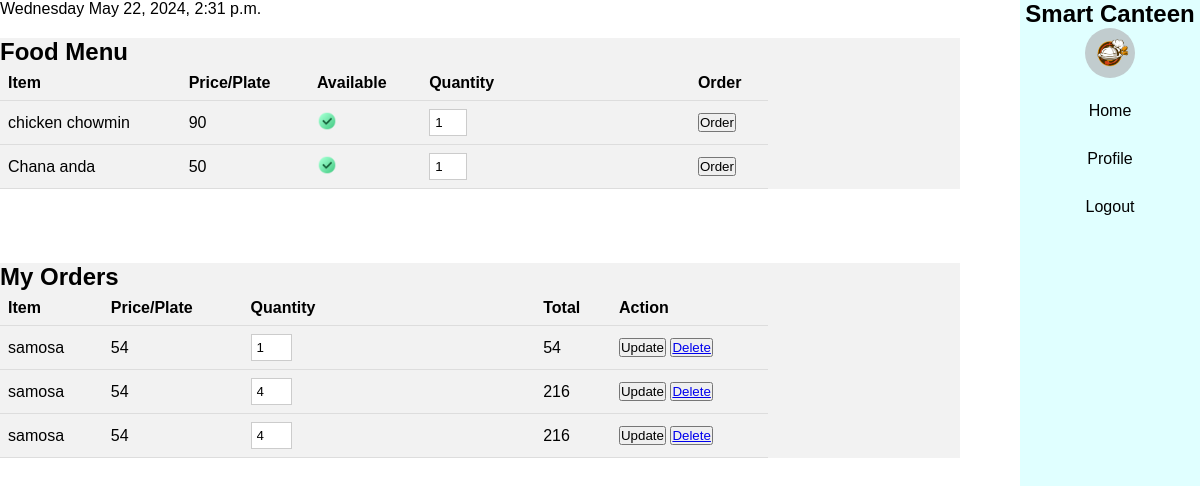
The app's page / (signed in), older data.
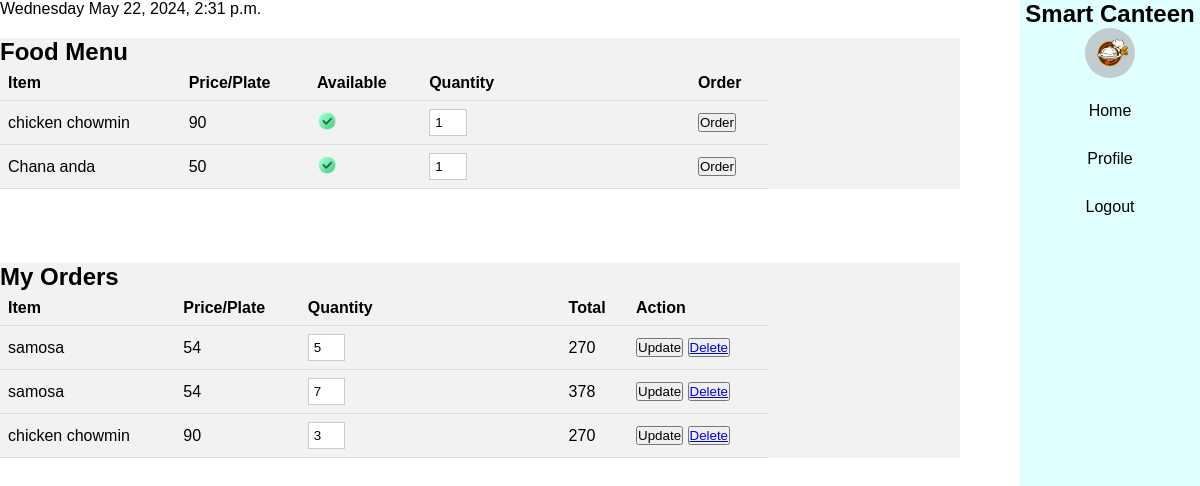
The same page, newer data.
### base/models.py (models this page shows, shortened)
class FoodItem(models.Model):
    name = models.CharField(max_length=100)
    price = models.IntegerField( )
    available = models.BooleanField(default=True)

class Orders(models.Model):
    user = models.ForeignKey(User, on_delete=models.CASCADE,)
    menu_item = models.ForeignKey(FoodItem, on_delete=models.CASCADE)
    order_date = models.DateField(auto_now=True)
    order_time = models.TimeField()
    quantity = models.PositiveIntegerField(default=1)
    status = models.BooleanField(default=False)
    class Meta:
        verbose_name = 'Order'
        verbose_name_plural = 'Orders'
        ordering=['order_date']
    def total_cost(self):
        return self.menu_item.price * self.quantity

### base/decorators.py (the view)
    def wrap(request, *args, **kwargs):
        user = request.user
        if hasattr(user, "administration"):
            admin = user.administration
            if admin.user_type == "Admin":
                return redirect("canteen_admin")
            elif admin.user_type == "Staff":
                return redirect("staff")
        return function(request, *args, **kwargs)

### base/views.py (called while the page is built)
@login_required(login_url="login")
@check_student_teacher
def home(request):
    time_zone = timezone.now()
    day_of_week = time_zone.strftime("%A")
    current_time = time_zone
    day_menu = Menu.objects.get(day_of_week=day_of_week[:2].upper())
    menu_items = day_menu.menu_items.all()
    my_orders = Orders.objects.filter(user=request.user)
    context = {
        "menu": menu_items,
        "current_time": time_zone,
        "day_of_week": day_of_week,
        "my_orders": my_orders,
    }
    return render(request, "home.html", context)

### templates/home.html (shortened to what this page needs)
{% extends "base/base.html" %}
{% load static %}
{% block content %}
<div>
    {{day_of_week}} {{current_time}}
</div>
<div class="menu">
    <h2>Food Menu</h2>
    <table>
        <tr>
            <th>Item</th>
            <th>Price/Plate</th>
            <th>Available</th>
            <th>Quantity</th>
            <th>Order</th>
        </tr>
        {% for item in menu %}
        <form action="{% url 'create_order' item.id %}" method="POST">
            <tr>
                <td>{{ item.name }}</td>
                <td>{{ item.price }}</td>
                {% if item.available %}
                <td><img id="availability" src="{%static 'images/icons/right.png'%}" alt=""></td>
                <td><input type="number" name="quantity" value="1" id=""></td>
                <td> <button type="submit">Order</button></td>
                {% else %}
                <td><img id="availability" src="{%static 'images/icons/wrong.png'%}" alt=""></td>
                {% endif %}
            </tr>
        </form>
        {% endfor %}
    </table>
</div>
<br><br><br>
<div class="menu">
    <h2>My Orders</h2>
    <table>
        <tr>
            <th>Item</th>
            <th>Price/Plate</th>
            <th>Quantity</th>
            <th>Total</th>
            <th>Action</th>
        </tr>
        {% for order in my_orders %}
        <tr>
            <td>{{ order.menu_item.name }}</td>
            <td>{{ order.menu_item.price }}</td>
            <form action="{% url 'update_order' order.id %}" method="POST">
                <td> <input type="number" name="quantity" id="" value="{{order.quantity}}"></td>
                <td>{{order.total_cost}}</td>
                <td>
                    <button type="submit"> Update</button>
            </form>
            <button> <a href="{% url 'delete_order' order.id%} "> Delete</a></button>
        </tr>
        {% endfor %}
    </table>
</div>
{% endblock %}

### templates/base/base.html (shortened to what this page needs)
<!DOCTYPE html>
{% load static %}
<html lang="en">
<head>
    <link rel="stylesheet" href="{% static 'styles/styles.css' %}">
</head>
<body>
    {% include 'base/nav.html' %}
    {% block content %}
    {% endblock %}
</body>
</html>

### templates/base/nav.html
{% load static %}
<nav class="main">
    <div class="navbar">
        <nav>
            <ul>
                <li id="brand">
                    <div id="brand">
                        <h2>
                            Smart Canteen
                        </h2>
                        <img id="logo" src="{%static 'images/icons/image.png' %}" alt="">
                    </div>
                </li>
                <li><a href="{% url 'home' %}">Home</a></li>
                <li><a href="user.html">Profile</a></li>
                <li><a href="{% url 'logout' %}">Logout</a></li>
            </ul>
        </nav>
    </div>
</nav>

### static/styles/styles.css (style rules this page uses)
.navbar { background-color: lightcyan; width: 180px; position: fixed; height: 100%; left: auto; top: 0; right: 0; }
.navbar nav ul { list-style-type: none; padding: 0; }
.navbar nav ul li { margin-bottom: 10px; text-align: center; }
.navbar nav ul li a { display: block; padding: 10px; text-decoration: none; color: black; }
.navbar nav ul li #brand { flex-direction: column; }
#logo { width: 50px; height: 50px; border-radius: 50%; }
.menu { background-color: #f2f2f2; margin-top: 20px; height: 100%; width: 80%; }
table { width: 80%; border-collapse: collapse; }
table td input { background-color: white; color: black; border: 1px solid #ccc; padding: 5px; width: 15%; }
table th, table td { padding: 8px; text-align: left; border-bottom: 1px solid #ddd; }
#availability { height: 20px; }
* { margin: 0; padding: 0; font-family: 'Poppins', sans-serif; box-sizing: border-box; }
input { width: 100%; padding: 18px; border: 0; background: white; outline: 0; color: black; }

Row changes from the older to the newer data that the page shows:
removed Orders: menu_item.name "samosa", menu_item.price "54", quantity "1", total_cost "54"
changed Orders (number 1 of 3 on the later page): quantity "4" → "5"; total_cost "216" → "270"
changed Orders (number 2 of 3 on the later page): quantity "4" → "7"; total_cost "216" → "378"
added Orders: menu_item.name "chicken chowmin", menu_item.price "90", quantity "3", total_cost "270"
